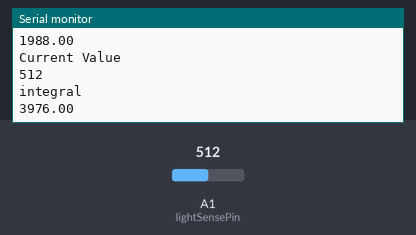
Bench run of a sketch on a simulated Arduino Uno, built with avr-gcc and run on an emulated ATmega328P. Shown: the last lines printed to the serial monitor. The test bench sets the inputs (shaded band); at power-on: A1 (lightSensePin) = 512.

Above: at 2.2 s.
2.3 s: A1 (lightSensePin) set to 716
At 3.6 s:
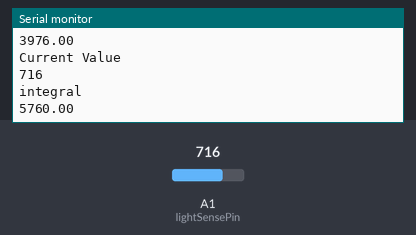
3.8 s: A1 (lightSensePin) set to 900
At 4.8 s:
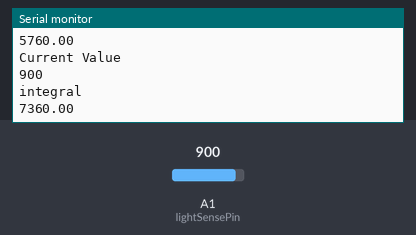
Timing chart, 0 to 6.8 s (numbered marks = the images above; inputs shaded):
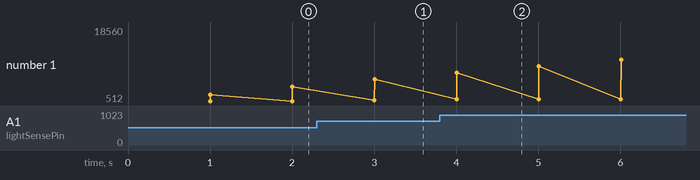

The sketch:

IoT.ino
```cpp
const int lightSensePin = 15;
int SenseValue          = 0;
int SP                  = 2500; //Needs to have this as input from some source, maybe PotMeter
const int Kp            = 5;
const int Ki            = 0.1;


unsigned long lastTime = 0;
float iSum        = 0;

void setup() {
    Serial.begin(115200);
    delay(1000);
    lastTime    = millis();


}


void PiController()
{

}


void loop(){

    unsigned long currentTime   = millis();
    float elapsedTime = (currentTime - lastTime)/1000.0;
    SenseValue = analogRead(lightSensePin);
    float error = SP - SenseValue;

    iSum = iSum + error;


    int CV = Kp*error + Ki*iSum;

    CV = constrain(CV, 0, 10000);


    Serial.println("Current Value");
    Serial.println(SenseValue);
    Serial.println("integral");
    Serial.println(iSum);

    lastTime = currentTime;
    delay(1000);

}
```

Measured:
- after the input at 2.3 s, the serial monitor: prints a new line after 0.70 s (image 1)
- after the input at 3.8 s, the serial monitor: prints a new line after 0.20 s (image 2)
- plotted number 1: 3976 → 5760 after the input at 2.3 s, 5760 → 18560 after the input at 3.8 s
